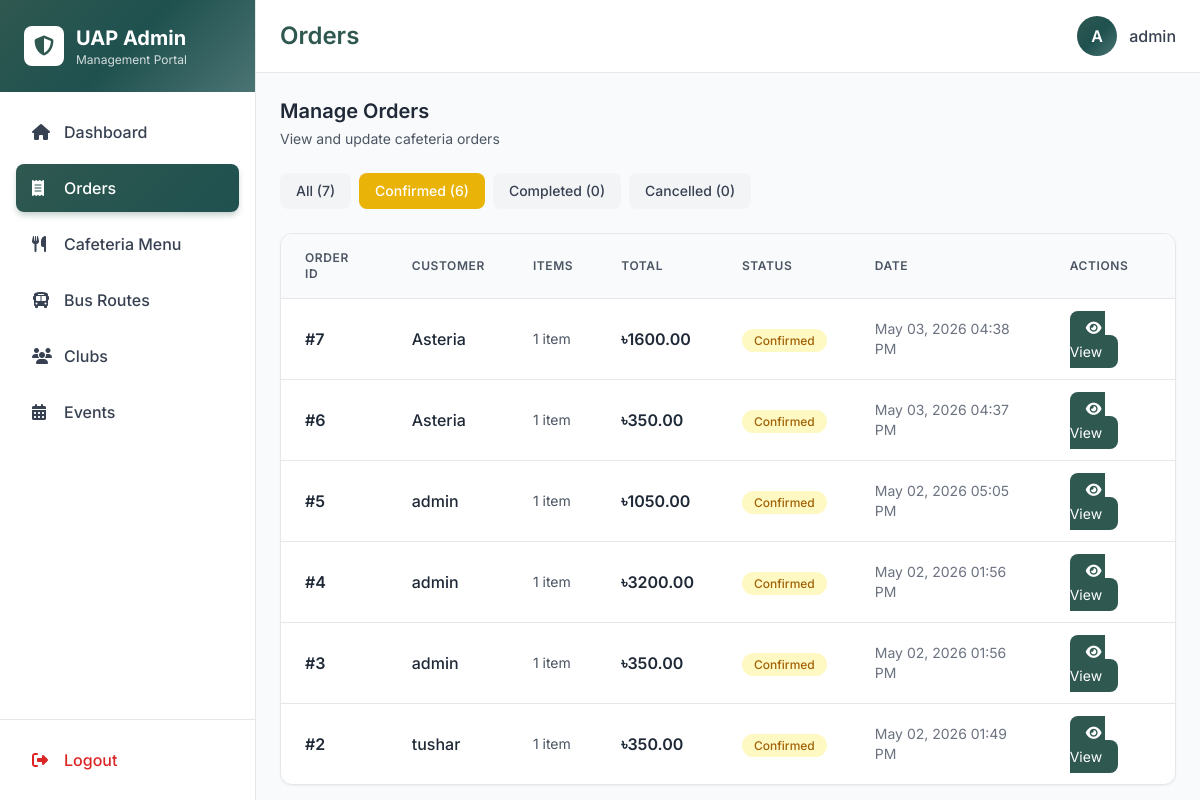
The app's page /uapadmin/orders/?status=confirmed (signed in) with its own data.
### main/models.py (models this page shows, shortened)
class Order(models.Model):
    STATUS_CHOICES = [
        ('pending', 'Pending'),
        ('confirmed', 'Confirmed'),
        ('completed', 'Completed'),
        ('cancelled', 'Cancelled'),
    ]
    user = models.ForeignKey(User, on_delete=models.CASCADE, related_name='orders')
    status = models.CharField(max_length=20, choices=STATUS_CHOICES, default='confirmed')
    total_amount = models.DecimalField(max_digits=10, decimal_places=2, default=0)
    created_at = models.DateTimeField(auto_now_add=True)
    updated_at = models.DateTimeField(auto_now=True)
    class Meta:
        ordering = ['-created_at']

### main/views.py (the view)
# urls.py: path('uapadmin/orders/', admin_orders, name='admin_orders'),
@login_required
@user_passes_test(lambda u: u.is_superuser, login_url='/uapadmin/login/')
def admin_orders(request):
    status_filter = request.GET.get('status', '')
    orders = Order.objects.select_related('user').prefetch_related('items__menu_item').order_by('-created_at')
    if status_filter:
        orders = orders.filter(status=status_filter)
    status_counts = {
        'all': Order.objects.count(),
        'confirmed': Order.objects.filter(status='confirmed').count(),
        'completed': Order.objects.filter(status='completed').count(),
        'cancelled': Order.objects.filter(status='cancelled').count(),
    }
    return render(request, 'admin_portal/order_list.html', {
        'active_page': 'orders',
        'page_title': 'Orders',
        'orders': orders,
        'status_filter': status_filter,
        'status_counts': status_counts,
    })

### main/context_processors.py (called while the page is built)
def cart_count(request):
    cart = request.session.get('cart', {})
    return {'cart_count': sum(cart.values())}

### templates/admin_portal/order_list.html (shortened to what this page needs)
{% extends 'admin_portal/layout.html' %}
{% block content %}
<div class="space-y-6">
    <div class="flex justify-between items-center">
        <div>
            <h3 class="text-xl font-semibold text-gray-800">Manage Orders</h3>
            <p class="text-sm text-gray-600 mt-1">View and update cafeteria orders</p>
        </div>
    </div>
    <div class="flex flex-wrap gap-2">
        <a href="{% url 'admin_orders' %}" class="px-4 py-2 rounded-lg text-sm font-medium {% if not status_filter %}bg-primary text-white{% else %}bg-gray-100 text-gray-700 hover:bg-gray-200{% endif %} transition">
            All ({{ status_counts.all }})
        </a>
        <a href="{% url 'admin_orders' %}?status=confirmed" class="px-4 py-2 rounded-lg text-sm font-medium {% if status_filter == 'confirmed' %}bg-yellow-500 text-white{% else %}bg-gray-100 text-gray-700 hover:bg-gray-200{% endif %} transition">
            Confirmed ({{ status_counts.confirmed }})
        </a>
        <a href="{% url 'admin_orders' %}?status=completed" class="px-4 py-2 rounded-lg text-sm font-medium {% if status_filter == 'completed' %}bg-green-500 text-white{% else %}bg-gray-100 text-gray-700 hover:bg-gray-200{% endif %} transition">
            Completed ({{ status_counts.completed }})
        </a>
        <a href="{% url 'admin_orders' %}?status=cancelled" class="px-4 py-2 rounded-lg text-sm font-medium {% if status_filter == 'cancelled' %}bg-red-500 text-white{% else %}bg-gray-100 text-gray-700 hover:bg-gray-200{% endif %} transition">
            Cancelled ({{ status_counts.cancelled }})
        </a>
    </div>
    <div class="bg-white rounded-xl shadow-sm border border-gray-200 overflow-hidden">
        <div class="overflow-x-auto">
            <table class="w-full">
                <thead class="bg-gray-50 border-b border-gray-200">
                    <tr>
                        <th class="px-6 py-4 text-left text-xs font-semibold text-gray-600 uppercase tracking-wider">Order ID</th>
                        <th class="px-6 py-4 text-left text-xs font-semibold text-gray-600 uppercase tracking-wider">Customer</th>
                        <th class="px-6 py-4 text-left text-xs font-semibold text-gray-600 uppercase tracking-wider">Items</th>
                        <th class="px-6 py-4 text-left text-xs font-semibold text-gray-600 uppercase tracking-wider">Total</th>
                        <th class="px-6 py-4 text-left text-xs font-semibold text-gray-600 uppercase tracking-wider">Status</th>
                        <th class="px-6 py-4 text-left text-xs font-semibold text-gray-600 uppercase tracking-wider">Date</th>
                        <th class="px-6 py-4 text-left text-xs font-semibold text-gray-600 uppercase tracking-wider">Actions</th>
                    </tr>
                </thead>
                <tbody class="divide-y divide-gray-200">
                    {% for order in orders %}
                    <tr class="hover:bg-gray-50 smooth-transition">
                        <td class="px-6 py-4 font-semibold text-gray-800">#{{ order.id }}</td>
                        <td class="px-6 py-4">
                            <p class="font-medium text-gray-800">{{ order.user.username }}</p>
                        </td>
                        <td class="px-6 py-4 text-sm text-gray-600">{{ order.items.count }} item{{ order.items.count|pluralize }}</td>
                        <td class="px-6 py-4 font-semibold text-gray-800">৳{{ order.total_amount }}</td>
                        <td class="px-6 py-4">
                            <span class="px-3 py-1 rounded-full text-xs font-medium capitalize
                                {% if order.status == 'confirmed' %}bg-yellow-100 text-yellow-700
                                {% elif order.status == 'completed' %}bg-green-100 text-green-700
                                {% elif order.status == 'cancelled' %}bg-red-100 text-red-700
                                {% else %}bg-gray-100 text-gray-700{% endif %}">
                                {{ order.get_status_display }}
                            </span>
                        </td>
                        <td class="px-6 py-4 text-sm text-gray-500">{{ order.created_at|date:"M d, Y h:i A" }}</td>
                        <td class="px-6 py-4">
                            <a href="{% url 'admin_order_detail' order.id %}" class="px-4 py-2 bg-primary text-white rounded-lg hover:bg-secondary smooth-transition text-sm">
                                <i class="fas fa-eye mr-1"></i>View
                            </a>
                        </td>
                    </tr>
                    {% endfor %}
                </tbody>
            </table>
        </div>
    </div>
</div>
{% endblock %}

### templates/admin_portal/layout.html (shortened to what this page needs)
{% extends 'admin_portal/base.html' %}
{% block body %}
<div class="flex h-screen">
    <aside class="w-64 bg-white border-r border-gray-200 flex flex-col shadow-lg">
        <div class="p-6 gradient-bg">
            <div class="flex items-center space-x-3">
                <div class="w-10 h-10 bg-white rounded-lg flex items-center justify-center">
                    <i class="fas fa-shield-alt text-primary text-xl"></i>
                </div>
                <div>
                    <h1 class="text-xl font-bold text-white">UAP Admin</h1>
                    <p class="text-xs text-white/80">Management Portal</p>
                </div>
            </div>
        </div>
        <nav class="flex-1 p-4 space-y-2 overflow-y-auto">
            <a href="{% url 'admin_dashboard' %}" class="admin-sidebar-link flex items-center space-x-3 px-4 py-3 rounded-lg text-gray-700 hover:bg-gray-100 smooth-transition {% if active_page == 'dashboard' %}active{% endif %}">
                <i class="fas fa-home w-5"></i>
                <span class="font-medium">Dashboard</span>
            </a>
            <a href="{% url 'admin_orders' %}" class="admin-sidebar-link flex items-center space-x-3 px-4 py-3 rounded-lg text-gray-700 hover:bg-gray-100 smooth-transition {% if active_page == 'orders' %}active{% endif %}">
                <i class="fas fa-receipt w-5"></i>
                <span class="font-medium">Orders</span>
            </a>
            <a href="{% url 'admin_menu_list' %}" class="admin-sidebar-link flex items-center space-x-3 px-4 py-3 rounded-lg text-gray-700 hover:bg-gray-100 smooth-transition {% if active_page == 'menu' %}active{% endif %}">
                <i class="fas fa-utensils w-5"></i>
                <span class="font-medium">Cafeteria Menu</span>
            </a>
            <a href="{% url 'admin_bus_routes' %}" class="admin-sidebar-link flex items-center space-x-3 px-4 py-3 rounded-lg text-gray-700 hover:bg-gray-100 smooth-transition {% if active_page == 'bus' %}active{% endif %}">
                <i class="fas fa-bus w-5"></i>
                <span class="font-medium">Bus Routes</span>
            </a>
            <a href="{% url 'admin_clubs' %}" class="admin-sidebar-link flex items-center space-x-3 px-4 py-3 rounded-lg text-gray-700 hover:bg-gray-100 smooth-transition {% if active_page == 'clubs' %}active{% endif %}">
                <i class="fas fa-users w-5"></i>
                <span class="font-medium">Clubs</span>
            </a>
            <a href="{% url 'admin_events' %}" class="admin-sidebar-link flex items-center space-x-3 px-4 py-3 rounded-lg text-gray-700 hover:bg-gray-100 smooth-transition {% if active_page == 'events' %}active{% endif %}">
                <i class="fas fa-calendar-alt w-5"></i>
                <span class="font-medium">Events</span>
            </a>
        </nav>
        <div class="p-4 border-t border-gray-200">
            <a href="{% url 'admin_logout' %}" class="flex items-center space-x-3 px-4 py-3 rounded-lg text-red-600 hover:bg-red-50 smooth-transition">
                <i class="fas fa-sign-out-alt w-5"></i>
                <span class="font-medium">Logout</span>
            </a>
        </div>
    </aside>
    <div class="flex-1 flex flex-col overflow-hidden">
        <header class="bg-white border-b border-gray-200 px-6 py-4 flex items-center justify-between shadow-sm">
            <div class="flex items-center space-x-4">
                <h2 class="text-2xl font-semibold text-primary">{{ page_title }}</h2>
            </div>
            <div class="flex items-center space-x-3">
                <div class="w-10 h-10 gradient-bg rounded-full flex items-center justify-center text-white font-semibold">
                    {{ user.username|first|upper }}
                </div>
                <span class="text-gray-700 font-medium">{{ user.username }}</span>
            </div>
        </header>
        <main class="flex-1 overflow-y-auto p-6 bg-gray-50">
            {% block content %}{% endblock %}
        </main>
    </div>
</div>
{% endblock %}

### templates/admin_portal/base.html (style rules this page uses)
body { font-family: 'Inter', sans-serif; }
.admin-sidebar-link.active { background: linear-gradient(135deg, #2f5850 0%, #1f514f 100%); color: #fff; box-shadow: 0 4px 6px -1px rgba(47, 88, 80, 0.3); }
.gradient-bg { background: linear-gradient(135deg, #2f5850 0%, #1f514f 50%, #4b7474 100%); }
.smooth-transition { transition: all 0.2s ease-in-out; }

### records on screen
Order: id "7", user.username "Asteria", items.count "1", total_amount "1600.00", status "Confirmed", created_at "May 03, 2026 04:38 PM"
Order: id "6", user.username "Asteria", items.count "1", total_amount "350.00", status "Confirmed", created_at "May 03, 2026 04:37 PM"
Order: id "5", user.username "admin", items.count "1", total_amount "1050.00", status "Confirmed", created_at "May 02, 2026 05:05 PM"
Order: id "4", user.username "admin", items.count "1", total_amount "3200.00", status "Confirmed", created_at "May 02, 2026 01:56 PM"
Order: id "3", user.username "admin", items.count "1", total_amount "350.00", status "Confirmed", created_at "May 02, 2026 01:56 PM"
Order: id "2", user.username "tushar", items.count "1", total_amount "350.00", status "Confirmed", created_at "May 02, 2026 01:49 PM"

### other values on screen
{{ page_title }} "Orders"
{{ user.username|first|upper }} "A"
{{ user.username }} "admin"
{{ status_counts.all }} "7"
{{ status_counts.confirmed }} "6"
{{ status_counts.completed }} "0"
{{ status_counts.cancelled }} "0"
